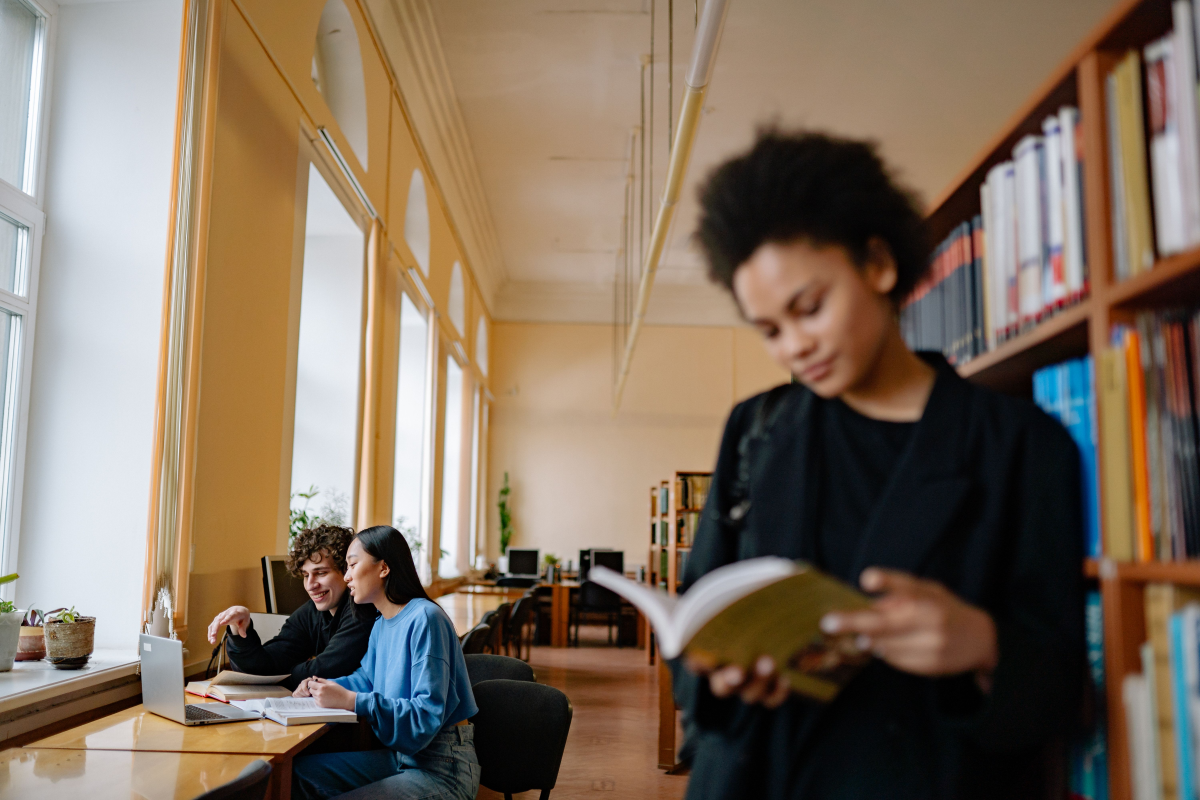
#> input picture assets-src/photos/research-library.jpg, 6000 x 4000 px (shown at 1/5 size); its folder holds 4 pictures in this run
$ python prepare-editorial-photos.py
#> lines starting #> are read from the running program, lines starting #| are printed output that depends on the picture
"""Download credited stock originals and export local responsive WebP crops.

Run: py -3 scripts/prepare-editorial-photos.py (Pillow required).
Sources and usage rights: public/assets/photos/SOURCES.md.
"""
import json
import subprocess
from pathlib import Path

from PIL import Image, ImageOps

ROOT = Path(__file__).resolve().parents[1]
ORIGINALS = ROOT / 'assets-src' / 'photos'
OUTPUT = ROOT / 'public' / 'assets' / 'photos'
PHOTOS = [
    ('research-library', 8199762, 'Yan Krukau', 'people-studying-in-library'),
    ('writing-desk', 34607, 'Negative Space', 'coffee-notebook-writing-computer'),
    ('peer-discussion', 7097, 'Startup Stock Photos', 'group-of-people-having-a-meeting'),
    ('conference-hall', 31584584, 'Mitchel Onwuchuruba', 'vast-indoor-conference-hall-with-large-audience'),
    ('research-presentation', 7964167, 'Felicity Tai', 'woman-writing-on-a-whiteboard'),
    ('evidence-review', 7691673, 'Yan Krukau', 'two-people-discussing-graphs-on-printouts'),
    ('community-study', 16420473, 'Ludovic Delot', 'a-group-of-students-sitting-in-a-library-and-studying'),
]


def main():
    ORIGINALS.mkdir(parents=True, exist_ok=True)
    OUTPUT.mkdir(parents=True, exist_ok=True)
    manifest = []
    for name, photo_id, author, slug in PHOTOS:
        filename = {34607: 'pexels-photo.jpg', 7097: 'people-coffee-tea-meeting.jpg'}.get(photo_id, f'pexels-photo-{photo_id}.jpeg')
        url = f'https://images.pexels.com/photos/{photo_id}/{filename}'
        original = ORIGINALS / f'{name}.jpg'
        if not original.exists():
            temporary = original.with_suffix('.download')
            subprocess.run(['curl.exe', '--fail', '--location', '--silent', '--show-error',
                            '--retry', '2', '--max-time', '90', url, '-o', str(temporary)], check=True)
            # Reject error pages and incomplete images before caching the download.
            with Image.open(temporary) as check:
                check.verify()
            temporary.replace(original)
        with Image.open(original) as source:
#> source is the input picture: PIL image 6000x4000 RGB; mean R, G, B 128.4, 111.7, 94.8
            source = ImageOps.exif_transpose(source).convert('RGB')
            width, height = source.size
#> width = 6000; height = 4000
            if width < 3840 or height < 2160:
                raise ValueError(f'{name}: {source.size} cannot produce native UHD without upscaling')
            variants = []
            for target in (640, 1280, 1920, 3840):
                size = (target, target * 9 // 16)
                crop = ImageOps.fit(source, size, method=Image.Resampling.LANCZOS)
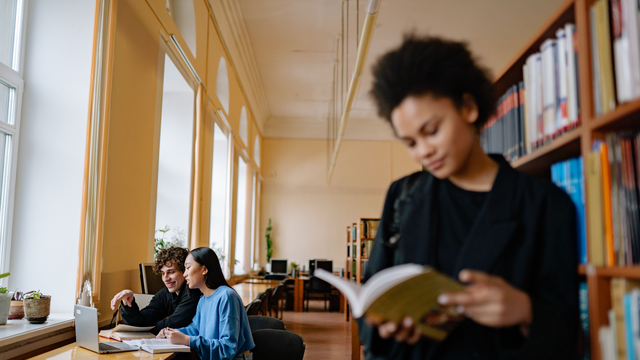
#> crop: PIL image 640x360 RGB; mean R, G, B 132, 114.8, 97.9
                path = OUTPUT / f'{name}-{target}.webp'
                crop.save(path, 'WEBP', quality=85 if target == 3840 else 80, method=6)
                with Image.open(path) as check:
                    assert check.size == size and check.format == 'WEBP'
                variants.append({'src': f'/assets/photos/{path.name}', 'width': target,
                                 'height': size[1], 'bytes': path.stat().st_size})
            manifest.append({'name': name, 'author': author, 'page': f'https://www.pexels.com/photo/{slug}-{photo_id}/',
                             'download': url, 'license': 'Pexels License',
                             'licenseUrl': 'https://www.pexels.com/license/',
                             'originalSize': [width, height], 'variants': variants})
            print(f'{name}: {width}x{height} -> UHD 3840x2160, {variants[-1]["bytes"]:,} bytes')
#> pass 2 of the loop in main, `for name, photo_id, author, slug in PHOTOS:`:
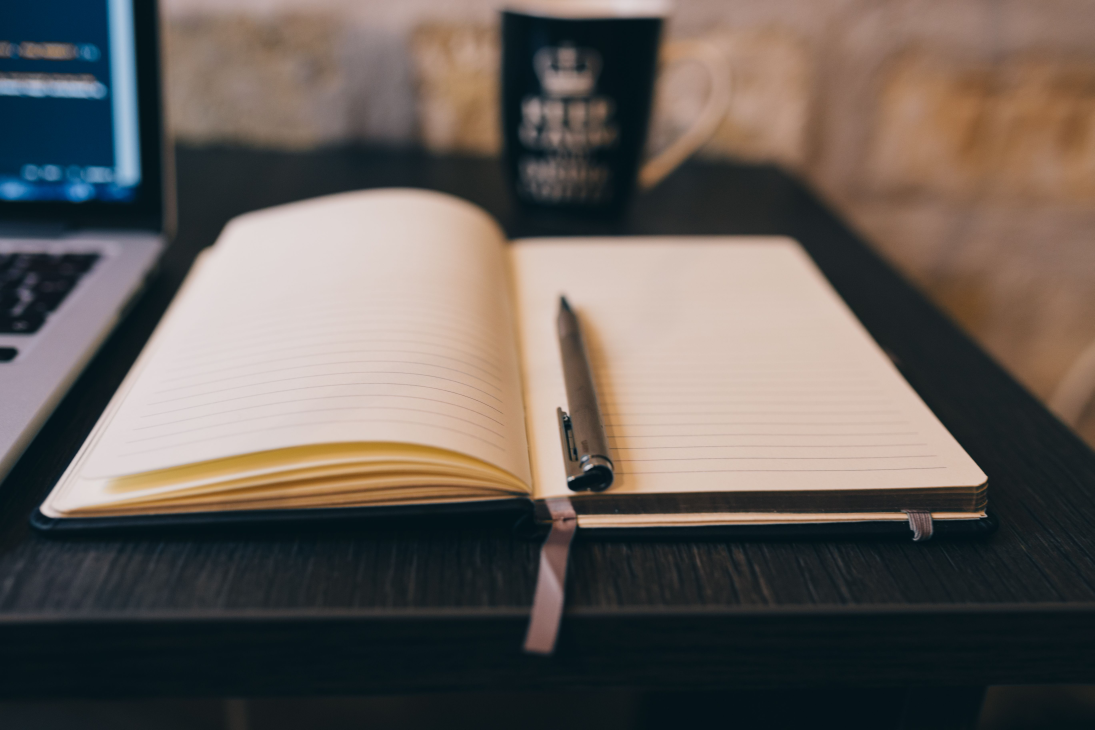
#> input picture assets-src/photos/writing-desk.jpg, 5472 x 3648 px (shown at 1/5 size)
#> in main, source is the input picture: PIL image 5472x3648 RGB; mean R, G, B 101.2, 93.9, 88.6
#> in main, `crop = ImageOps.fit(source, size, method=Image.Resampling.LANCZOS)`:
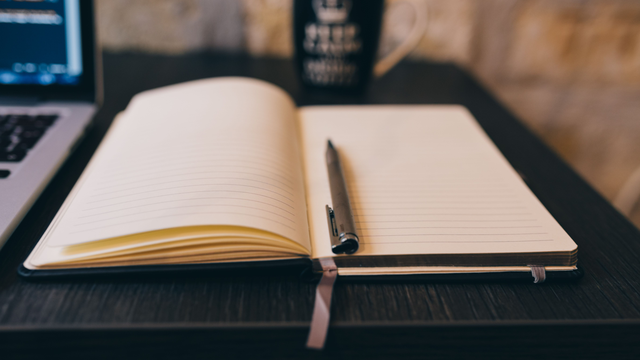
#> crop: PIL image 640x360 RGB; mean R, G, B 107.3, 99.1, 93
    (OUTPUT / 'manifest.json').write_text(json.dumps(manifest, indent=2) + '\n', encoding='utf-8')


if __name__ == '__main__':
#> (the run stopped early here; a loop or call above may not have finished)
